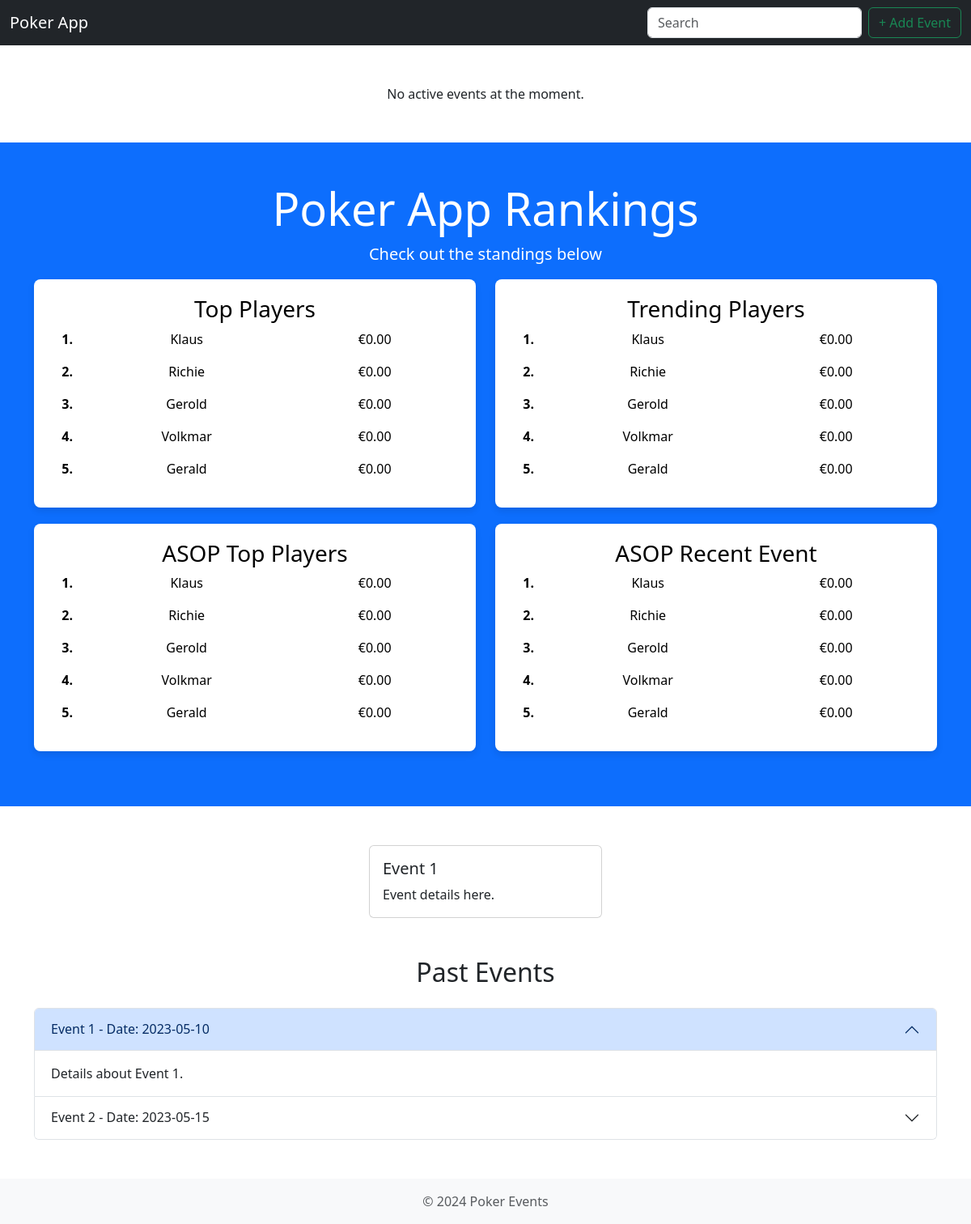
The page / on the database its author committed.
### poker_data/models.py (models this page shows, shortened)
class Player(models.Model):
    name = models.CharField(max_length=100)
    founding_member = models.BooleanField(default=False)
    first_participation = models.DateField(blank=True, null=True)
    total_earnings = models.DecimalField(max_digits=10, decimal_places=2, default=0)

### poker_events/views.py (the view)
# urls.py: 2. Add a URL to urlpatterns:  path('', views.home, name='home')
def home(request):
    top_players = Player.objects.all().order_by('-total_earnings')
    recent_events = Event.objects.order_by('-date')[:3]
    trend_players = (
        Player.objects.filter(event_participations__event__in=recent_events)
        .annotate(total_trend_earnings=Sum('event_participations__earnings', filter=Q(event_participations__event__in=recent_events)))
        .order_by('-total_trend_earnings')
    )
    if not trend_players.exists():
        trend_players = top_players
    active_events = Event.objects.filter(active=True)
    for event in active_events:
        event.players = event.eventparticipation_set.all()  # Get players associated with the event
    active_events_exist = active_events.exists()
    asop_players = (
        Player.objects.filter(event_participations__event__asop=True)
        .annotate(total_asop_earnings=Sum('event_participations__earnings'))
        .order_by('-total_asop_earnings')
    )
    last_asop_event = Event.objects.filter(asop=True).order_by('-date').first()
    last_asop_players = (
        Player.objects.filter(event_participations__event=last_asop_event)
        .annotate(last_asop_earnings=Sum('event_participations__earnings'))
        .order_by('-last_asop_earnings')
    )
    return render(request, 'home.html', {
        'top_players': top_players,
        'trend_players': trend_players,
        'asop_players': asop_players,
        'last_asop_players': last_asop_players,
        'active_events_exist': active_events_exist,
        'active_events': active_events,  # Pass active events to the template
    })

### poker_data/context_processors.py (called while the page is built)
def active_events_status(request):
    return {
        'active_events_exist': Event.objects.filter(active=True).exists()
    }

### templates/home.html (shortened to what this page needs)
{% extends 'base.html' %}
{% block content %}
  <div class="container my-5">
    {% if active_events_exist %}
      <div class="card shadow text-center p-4">
        <h3 class="card-title">Active Event</h3>
        <div class="card-body">
          <ul class="list-unstyled">
            {% for event in active_events %}
              <li class="mb-4">
                <p>
                  <strong>Host Location:</strong> {{ event.host_location }} <br />
                  <strong>Date:</strong> {{ event.date }} <br />
                  <strong>Pot:</strong> €{{ event.pot }} <br />
                  <strong>Active:</strong> {{ event.active|yesno:'Yes,No' }} <br />
                </p>
                <strong>Players:</strong>
                <div class="row">
                  {% for participation in event.players %}
                    <div class="col-md-4 mb-3">
                      <div class="card">
                        <div class="card-body">
                          <h5 class="card-title">{{ participation.player.name }}</h5>
                          <p class="card-text">Buy-In: €{{ participation.buy_in }}</p>
                        </div>
                      </div>
                    </div>
                  {% empty %}
                    <p>No players added yet.</p>
                  {% endfor %}
                </div>
                <a href="{% url 'end_event' event.id %}" class="btn btn-danger mt-3">End Event</a>
              </li>
            {% endfor %}
          </ul>
        </div>
      </div>
    {% else %}
      <p class="text-center mt-5">No active events at the moment.</p>
    {% endif %}
  </div>
  <section class="bg-primary text-white text-center py-5">
    <div class="container">
      <h1 class="display-4">Poker App Rankings</h1>
      <p class="lead">Check out the standings below</p>
      <div class="row text-black">
        <div class="col-md-6">
          <div class="ranking-card">
            <h3>Top Players</h3>
            <ol class="list-unstyled">
              {% for player in top_players %}
                <li class="d-flex justify-content-start align-items-center mb-3">
                  <div class="rank col-1">
                    <strong>{{ forloop.counter }}.</strong>
                  </div>
                  <div class="player-name col-6">{{ player.name }}</div>
                  <div class="earnings col-3 text-end">€{{ player.total_earnings|floatformat:2 }}</div>
                </li>
              {% endfor %}
            </ol>
          </div>
        </div>
        <div class="col-md-6">
          <div class="ranking-card">
            <h3>Trending Players</h3>
            <ol class="list-unstyled">
              {% for player in trend_players %}
                <li class="d-flex justify-content-start align-items-center mb-3">
                  <div class="rank col-1">
                    <strong>{{ forloop.counter }}.</strong>
                  </div>
                  <div class="player-name col-6">{{ player.name }}</div>
                  <div class="earnings col-3 text-end">€{{ player.total_trend_earnings|floatformat:2 }}</div>
                </li>
              {% endfor %}
            </ol>
          </div>
        </div>
        <div class="col-md-6">
          <div class="ranking-card">
            <h3>ASOP Top Players</h3>
            <ol class="list-unstyled">
              {% for player in asop_players %}
                <li class="d-flex justify-content-start align-items-center mb-3">
                  <div class="rank col-1">
                    <strong>{{ forloop.counter }}.</strong>
                  </div>
                  <div class="player-name col-6">{{ player.name }}</div>
                  <div class="earnings col-3 text-end">€{{ player.total_asop_earnings|floatformat:2 }}</div>
                </li>
              {% endfor %}
            </ol>
          </div>
        </div>
        <div class="col-md-6">
          <div class="ranking-card">
            <h3>ASOP Recent Event</h3>
            <ol class="list-unstyled">
              {% for player in last_asop_players %}
                <li class="d-flex justify-content-start align-items-center mb-3">
                  <div class="rank col-1">
                    <strong>{{ forloop.counter }}.</strong>
                  </div>
                  <div class="player-name col-6">{{ player.name }}</div>
                  <div class="earnings col-3 text-end">€{{ player.last_asop_earnings|floatformat:2 }}</div>
                </li>
              {% endfor %}
            </ol>
          </div>
        </div>
      </div>
    </div>
  </section>
  <div id="eventCarousel" class="carousel slide my-5" data-bs-ride="carousel">
    <div class="carousel-inner">
      <div class="carousel-item active">
        <div class="card mx-auto" style="width: 18rem;">
          <div class="card-body">
            <h5 class="card-title">Event 1</h5>
            <p class="card-text">Event details here.</p>
          </div>
        </div>
      </div>
    </div>
    <button class="carousel-control-prev" type="button" data-bs-target="#eventCarousel" data-bs-slide="prev">
      <span class="carousel-control-prev-icon" aria-hidden="true"></span>
    </button>
    <button class="carousel-control-next" type="button" data-bs-target="#eventCarousel" data-bs-slide="next">
      <span class="carousel-control-next-icon" aria-hidden="true"></span>
    </button>
  </div>
  <section class="container my-5">
    <h2 class="text-center mb-4">Past Events</h2>
    <div class="accordion" id="pastEventsAccordion">
      <div class="accordion-item">
        <h2 class="accordion-header" id="headingOne"><button class="accordion-button" type="button" data-bs-toggle="collapse" data-bs-target="#collapseOne" aria-expanded="true" aria-controls="collapseOne">Event 1 - Date: 2023-05-10</button></h2>
        <div id="collapseOne" class="accordion-collapse collapse show" aria-labelledby="headingOne" data-bs-parent="#pastEventsAccordion">
          <div class="accordion-body">Details about Event 1.</div>
        </div>
      </div>
      <div class="accordion-item">
        <h2 class="accordion-header" id="headingTwo"><button class="accordion-button collapsed" type="button" data-bs-toggle="collapse" data-bs-target="#collapseTwo" aria-expanded="false" aria-controls="collapseTwo">Event 2 - Date: 2023-05-15</button></h2>
      </div>
    </div>
  </section>
{% endblock %}

### static/style.css (style rules this page uses)
.ranking-card { box-shadow: 0 4px 8px rgba(0, 0, 0, 0.1); border-radius: 8px; padding: 20px; background-color: #fff; margin-bottom: 20px; }

### rows shown on the page
Player: name "Klaus", total_earnings "0.00", total_trend_earnings "0.00", total_asop_earnings "0.00", last_asop_earnings "0.00"
Player: name "Richie", total_earnings "0.00", total_trend_earnings "0.00", total_asop_earnings "0.00", last_asop_earnings "0.00"
Player: name "Gerold", total_earnings "0.00", total_trend_earnings "0.00", total_asop_earnings "0.00", last_asop_earnings "0.00"
Player: name "Volkmar", total_earnings "0.00", total_trend_earnings "0.00", total_asop_earnings "0.00", last_asop_earnings "0.00"
Player: name "Gerald", total_earnings "0.00", total_trend_earnings "0.00", total_asop_earnings "0.00", last_asop_earnings "0.00"
